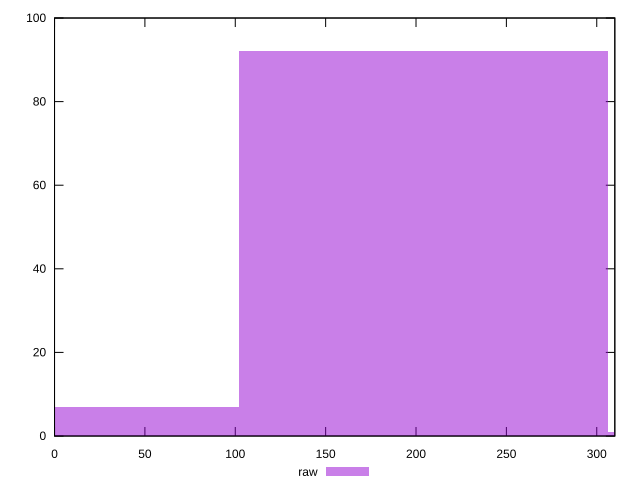

The script that saved this image:
reset

$raw <<EOF
0 7
204.13112225473503 92
408.26224450947007 1
EOF

set key outside below
set boxwidth 204.13112225473503
set xrange [0:310]
set yrange [0:100]
set trange [0:100]
set style fill transparent solid 0.5 noborder
set terminal svg size 640, 490 enhanced background rgb 'white'
set output "report_00022_2021-02-20T12:08:46.964Z/uses-optimized-images/samples/pages/raw/histogram.svg"

plot $raw title "raw" with boxes

reset
